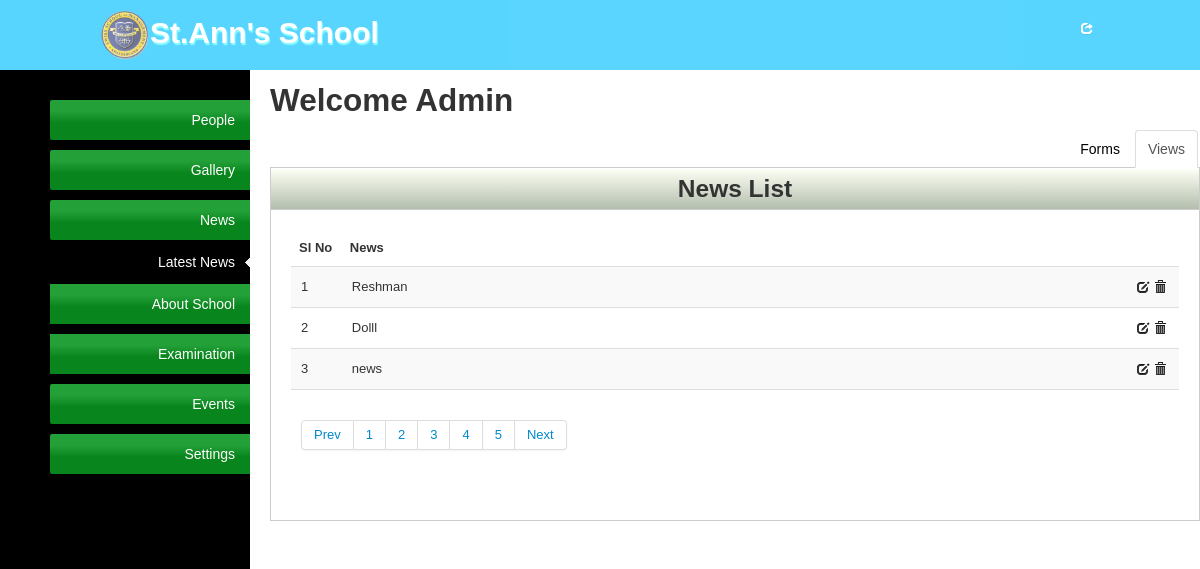
Page /admin/news.php on the earlier database version.
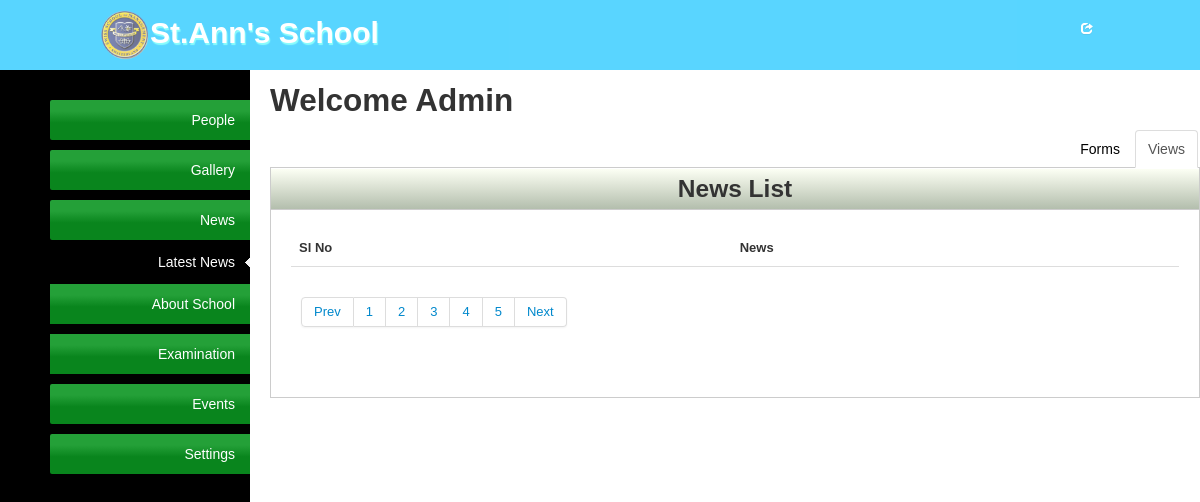
Same page on the later database version.
### tables this page shows
CREATE TABLE `news` (
  `id` int(11) NOT NULL AUTO_INCREMENT,
  `news` text,
  PRIMARY KEY (`id`)
);

### admin/news.php (the view, shortened to what this page needs)
<?php
include("admin-layouts/admin-header.php");
 ?>
<div class="tab-content">
    <h2>Welcome Admin</h2>
    <div class="tabbable">
        <ul class="nav nav-tabs">
            <li class="active"><a href="#tab1" id="#tab1" data-toggle="tab">Views</a></li>
            <li><a href="#tab2" class="tab2-form" data-toggle="tab">Forms</a></li>
        </ul>
        <div class="tab-content">
            <div class="tab-pane active" id="tab1">
                <div class="content-box">
                    <div class="content-box-header">
                        <h3 class="c-head">News List</h3>
                    </div>
                    <div class="content-box-content">
                        <table class="table table-striped">
                            <thead>
                            <tr>
                                <th>Sl No</th>
                                <th>News</th>
                            </tr>
                            </thead>
                            <tfoot>
                            <tr>
                                <td colspan="6">
                                    <div class="pagination">
                                        <ul>
                                            <li><a href="#">Prev</a></li>
                                            <li><a href="#">1</a></li>
                                            <li><a href="#">2</a></li>
                                            <li><a href="#">3</a></li>
                                            <li><a href="#">4</a></li>
                                            <li><a href="#">5</a></li>
                                            <li><a href="#">Next</a></li>
                                        </ul>
                                    </div>
                                </td>
                            </tr>
                            </tfoot>
                            <tbody>
                            <?php
                            $sql_news = "SELECT * FROM news";
                            $result = mysql_query($sql_news) or die ('Error updating database: ' . mysql_error());
                            ?>
                            <?php
                            if($result) {
                                $iterator = 1;
                                while ($row = mysql_fetch_row($result)):?>
                                    <tr>
                                        <td><?php echo $iterator++;?></td>
                                        <td class="span10"><?php echo $row[1];?></td>
                                        <td>
                                            <a title="Edit" href="#" class="edit" rowId="<?php echo $row[0];?>"><i class="icon-edit"></i></a>
                                            <a title="Delete" href="#" class="delBtn" rowId="<?php echo $row[0];?>"><i class="icon-trash"></i></a>
                                        </td>
                                    </tr>
                                <?php endwhile;} ?>
                            </tbody>
                        </table>
                    </div>
                </div>
            </div>
        </div>
    </div>
</div>
<?php require_once('admin-layouts/admin-footers.php'); ?>

Differences in the rows shown:
removed news: news "Reshman"
removed news: news "Dolll"
removed news: news "news"
